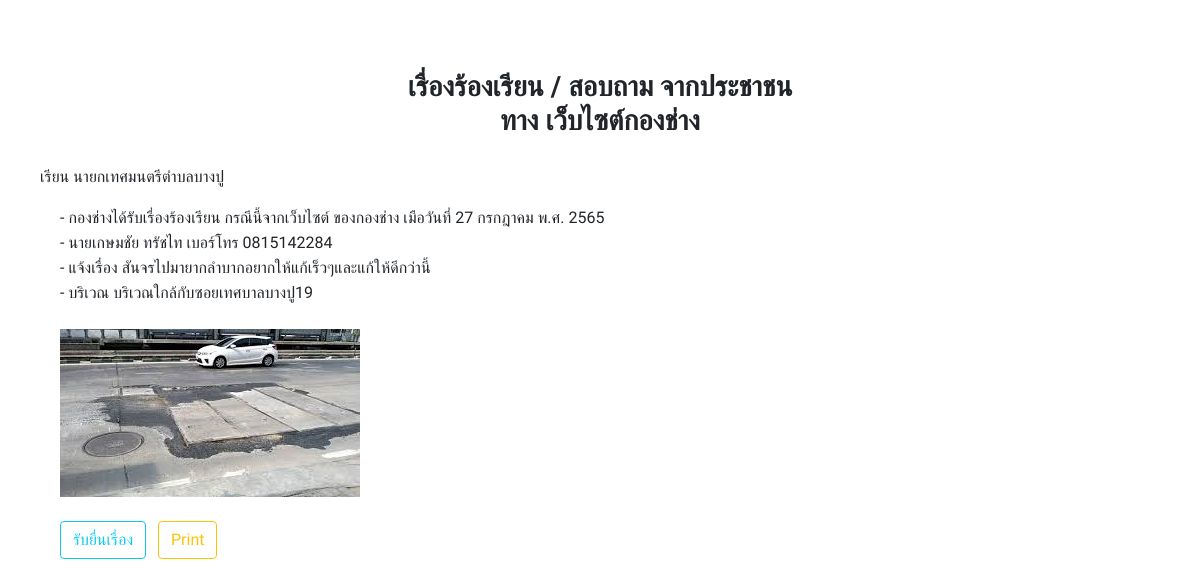
The app's page /role_document.php?user_id=1 with its own data.
### tables this page shows
CREATE TABLE `problem` (
  `user_id` int(100) UNSIGNED NOT NULL,
  `inform` varchar(100) NOT NULL,
  `pre` varchar(100) NOT NULL,
  `fullname` varchar(100) NOT NULL,
  `address` text NOT NULL,
  `details` text NOT NULL,
  `phone` varchar(100) NOT NULL,
  `email` varchar(100) NOT NULL,
  `picture1` varchar(1000) NOT NULL,
  `picture2` varchar(1000) NOT NULL,
  `video` varchar(1000) NOT NULL,
  `time` date NOT NULL DEFAULT current_timestamp(),
  `status` int(11) NOT NULL,
  `head` varchar(50) NOT NULL
);

### role_document.php (the view, shortened to what this page needs)
<!DOCTYPE html>
<html lang="en">
<head>
    <link rel="stylesheet" href="plugin/bootstrap/css/bootstrap.min.css" />
    <link rel="stylesheet" href="plugin/bootstrap/css/bootstrap-grid.css">
    <link rel="stylesheet" href="css/sheet.css">
</head>
<body>
    <?php
    include('config.php');
    $sql = "SELECT * FROM problem WHERE user_id ='" . $_GET['user_id'] . "' LIMIT 1";
    $result = mysqli_query($link, $sql) or die(mysqli_error($link));
    $info = mysqli_fetch_assoc($result);
    ?>
    <h2 class="fs-3 fw-bold">เรื่องร้องเรียน / สอบถาม จากประชาชน<br>ทาง เว็บไซต์กองช่าง
    </h2>
    <p class="p">เรียน นายกเทศมนตรีตำบลบางปู</p>
    <div class="all">
        <div class="title page">
            <label for="fullname">- กองช่างได้รับเรื่องร้องเรียน กรณีนี้จากเว็บไซต์ ของกองช่าง เมือวันที่</label>
            <?php
            $tim = explode("-", $info['time']);
            $day = $tim[2];
            if ($tim[1] != "10" && $tim[1] != "11" && $tim[1] != "12") {
                $monthtake = explode("0", $tim[1]);
                $monthh = $monthtake[1];
            } else {
                $monthh = $tim[1];
            }
            $month = array("", "มกราคม", "กุมภาพันธ์", "มีนาคม", "เมษายน", "พฤษภาคม", "มิถุนายน", "กรกฎาคม", "สิงหาคม", "กันยายน", "ตุลาคม", "พฤศจิกายน", "ธันวาคม");
            $year = ($tim[0] + 543);
            ?>
            <?= $day ?> <?= $month[$monthh] ?> พ.ศ. <?= $year ?>
        </div>
        <div class="title page">
            <label for="fullname">-</label>
            <?= $info['pre'] . $info['fullname'] ?>
            <label for="fullname">เบอร์โทร</label>
            <?= $info['phone'] ?>
        </div>
        <div class="title page">
            <label for="fullname">- แจ้งเรื่อง</label>
            <?= $info['details'] ?><br>
            <label for="fullname">- บริเวณ</label>
            <?= $info['address'] ?>
        </div>
        <br>
        <?php
        if ($info['picture1'] != "") {
        ?>
            <img src="img/problem/<?= $info['picture1'] ?>" width="300">&nbsp;&nbsp;
        <?php
        }
        ?>
        <br>
        <?php
        if (($info['status'] != "2") && ($info['status'] != "3")) {
        ?>
            <br><a id=hid href="do_role_document.php?user_id=<?= $info['user_id'] ?>" class="btn btn-outline-info">รับยื่นเรื่อง</a>&nbsp;&nbsp;
        <?php
        }
        ?>
        <input type="button" name="button" id="hid" value="Print" class="btn btn-outline-warning" onclick="print();">
    </div>
</body>
</html>

### css/sheet.css (style rules this page uses)
body { margin: 0; --bs-body-font-family: 'Sarabun', sans-serif; }
.all { padding-left: 60px; }
.p { padding-left: 40px; }
h2 { text-align: center; padding-top: 70px; padding-bottom: 20px; font-weight: bold; }
.page { font-size: 16px; line-height: 25px; }

### records on screen
problem: time "27", time "กรกฎาคม", time "2565", pre "นาย", fullname "เกษมชัย ทรัชไท", phone "0815142284", details "สันจรไปมายากลำบากอยากให้แก้เร็วๆและแก้ให้ดีกว่านี้", address "บริเวณใกล้กับซอยเทศบาลบางปู19", picture1 (picture)
